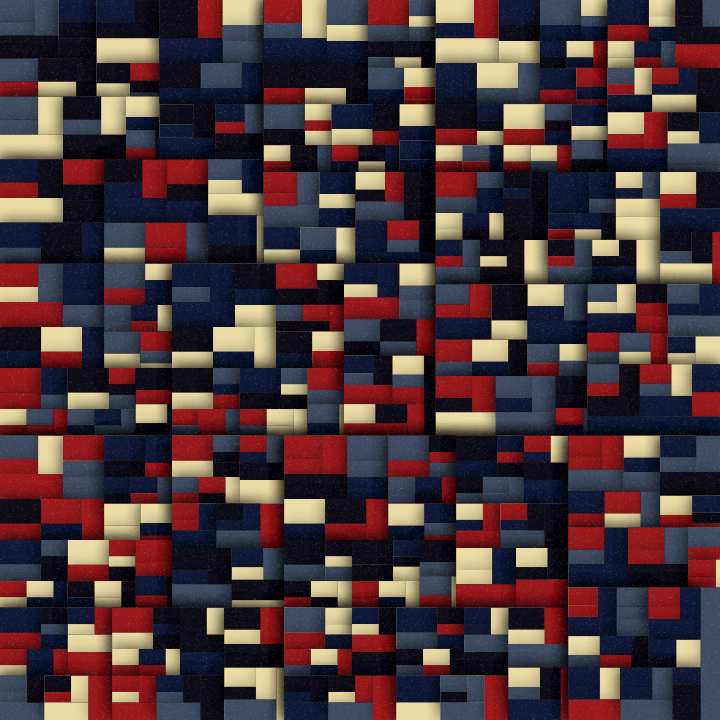
Frame 1 (no input)
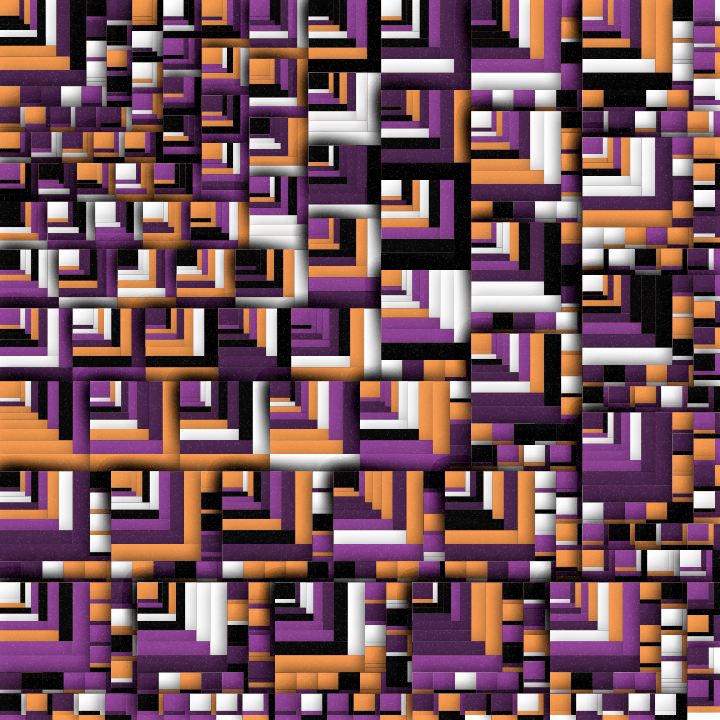
Frame 2 (the mouse pressed at the canvas centre, redrawn once)

The p5.js sketch that drew these frames (run headless with seeded random() and noise() and a simulated clock; the mouse was pressed at the canvas centre and the sketch redrawn once):

// p5.js sketch
// ── sketch.js
/// <reference path="../..//node_modules/@types/p5/global.d.ts" />

const COOLORS_URLS = [
  "https://coolors.co/f4f1de-e07a5f-3d405b-81b29a-f2cc8f",
  "https://coolors.co/fdfcdc-fed9b7-f07167-d62246-4b1d3f",
  "https://coolors.co/faf0ca-f4d35e-ee964b-f95738-080707",
  "https://coolors.co/003049-8f2d56-f77f00-fcbf49-eae2b7",
  "https://coolors.co/ffffff-f79b50-934599-4f2852-0a0a0a",
  "https://coolors.co/0f0d18-101938-3e4b61-9b191c-ebdca5",
];

let g, colors, targetRatio, sizeLimit;

function setup() {
  createCanvas(720, 720);
  noLoop();

  // create noise graphics
  g = createGraphics(width, height);
  for (let i = 0; i < g.width * g.height * 0.1; i++) {
    const x = random(g.width);
    const y = random(g.height);
    g.stroke(255, 30);
    g.point(x, y);
  }
}

function draw() {
  // randomize variables
  while (true) {
    targetRatio = random(1, 5) / random(1, 5);
    if (targetRatio < 100 / 105 || 105 / 100 < targetRatio) break;
  }
  sizeLimit = random(15, 40);
  colors = createColors(random(COOLORS_URLS));

  // render
  background(0);
  divRect({ x: 0, y: 0, w: width, h: height });
  image(g, 0, 0);
}

function keyPressed() {
  if (keyCode === ENTER) {
    redraw();
  }
}

function drawRect(x, y, w, h) {
  push();
  noStroke();
  drawingContext.shadowBlur = 15;
  drawingContext.shadowColor = color(0, 80);
  fill(random(colors));
  rect(x, y, w, h);
  pop();
}

function divRect({ x, y, w, h }) {
  const isSquare = w === h;
  const ratio = isSquare ? targetRatio : 1;
  const dir = h / w < ratio ? "x" : "y";
  const short = min(w, h);
  const long = max(w, h);

  if (long < sizeLimit || short < 1) return;

  drawRect(x, y, w, h);

  const { dividedRects, restRect } = getDivRects(
    { x, y, w, h },
    short,
    ratio,
    dir
  );
  dividedRects.forEach((dividedRect) => divRect(dividedRect));
  divRect(restRect);
}

function getDivRects({ x, y, w, h }, short, ratio, dir) {
  if (dir === "x") {
    const inner = { x, y, w: short / ratio, h: short };
    const num = floor(w / inner.w);
    const rest = w % inner.w;
    const dividedRects = [...Array(num)].map((_, i) => ({
      x: x + i * inner.w,
      y,
      w: inner.w,
      h: inner.h,
    }));
    const restRect = { x: x + num * inner.w, y, w: rest, h: short };
    return { dividedRects, restRect };
  }
  const inner = { x, y, w: short, h: short * ratio };
  const num = floor(h / inner.h);
  const rest = h % inner.h;
  const dividedRects = [...Array(num)].map((_, i) => ({
    x,
    y: y + i * inner.h,
    w: inner.w,
    h: inner.h,
  }));
  const restRect = { x, y: y + num * inner.h, w: short, h: rest };
  return { dividedRects, restRect };
}

function createColors(url) {
  const i = url.lastIndexOf("/");
  return url
    .slice(i + 1)
    .split("-")
    .map((c) => `#${c}`);
}
